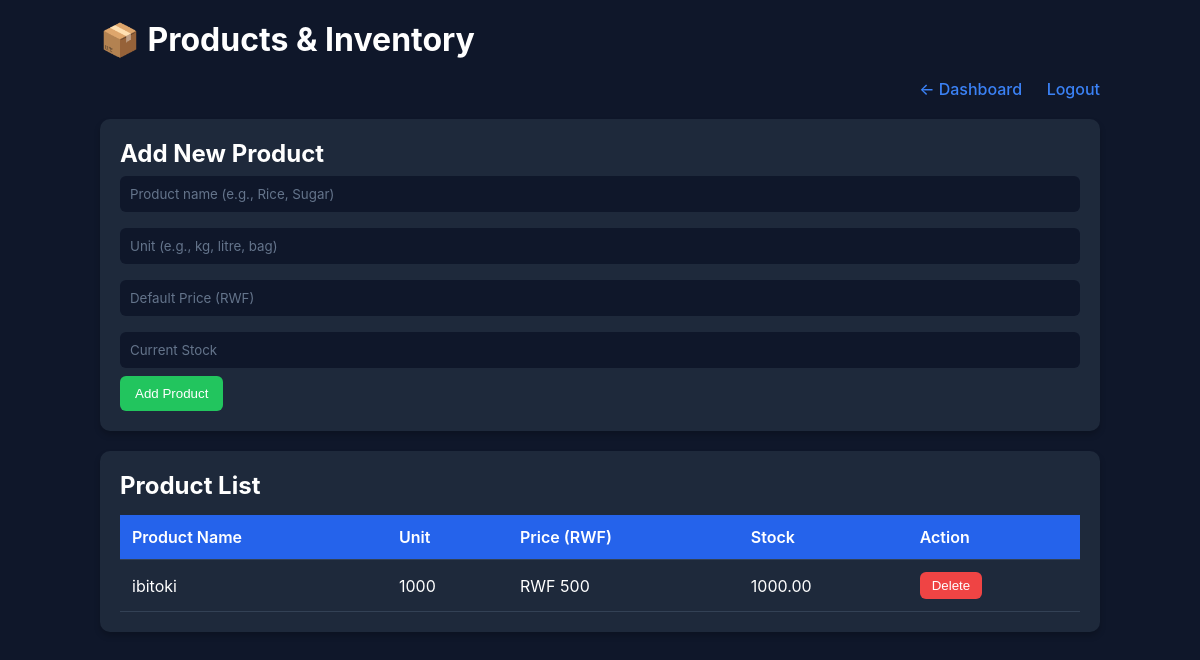
Screenshot of /products (signed in) with the database file from the repository.
### tables this page shows
CREATE TABLE products(
        id INTEGER PRIMARY KEY AUTOINCREMENT,
        name TEXT UNIQUE,
        unit TEXT,
        price REAL,
        stock REAL,
        created_at TEXT
    );

### app.py (the view, shortened to what this page needs)
@app.route("/products", methods=["GET", "POST"])
def products():
    if "user" not in session:
        return redirect("/login")
    conn = get_db()
    products_list = conn.execute("SELECT * FROM products ORDER BY name").fetchall()
    conn.close()
    return render_template("products.html", products=products_list)

### app.py (called while the page is built)
@app.template_filter('rwf')
def format_rwf(value):
    try:
        return f"RWF {int(value):,.0f}"
    except (ValueError, TypeError):
        return "RWF 0"

def get_db():
    conn = sqlite3.connect("store.db")
    conn.row_factory = sqlite3.Row
    return conn

### templates/products.html (shortened to what this page needs)
<!DOCTYPE html>
<html>
<head>
</head>
<body>
<div class="container">
<h1>📦 Products & Inventory</h1>
<div class="nav-bar">
  <a href="/">← Dashboard</a>
  <a href="/logout">Logout</a>
</div>
<div class="card">
<h2>Add New Product</h2>
<form method="POST">
  <input name="name" placeholder="Product name (e.g., Rice, Sugar)" required>
  <input name="unit" placeholder="Unit (e.g., kg, litre, bag)" required>
  <input name="price" type="number" step="1" placeholder="Default Price (RWF)" required>
  <input name="stock" type="number" step="0.01" placeholder="Current Stock" required>
  <button type="submit">Add Product</button>
</form>
</div>
<div class="card">
<h2>Product List</h2>
{% if products %}
  <table>
    <thead>
      <tr>
        <th>Product Name</th>
        <th>Unit</th>
        <th>Price (RWF)</th>
        <th>Stock</th>
        <th>Action</th>
      </tr>
    </thead>
    <tbody>
      {% for p in products %}
        <tr>
          <td>{{ p.name }}</td>
          <td>{{ p.unit }}</td>
          <td>{{ p.price|rwf }}</td>
          <td {% if p.stock < 10 %}class="low-stock"{% endif %}>{{ "%.2f"|format(p.stock) }}</td>
          <td>
            <a href="/product/{{ p.id }}/delete"><button class="del-btn" onclick="return confirm('Delete this product?');">Delete</button></a>
          </td>
        </tr>
      {% endfor %}
    </tbody>
  </table>
{% else %}
  <p style="color: #94a3b8;">No products yet. Add your first product above.</p>
{% endif %}
</div>
</div>
</body>
</html>

### templates/products.html (style rules this page uses)
* { margin: 0; padding: 0; box-sizing: border-box; }
body { font-family: -apple-system, BlinkMacSystemFont, 'Segoe UI', Roboto, Arial, sans-serif; background:#0f172a; color:white; padding:20px; min-height: 100vh; }
.container { max-width: 1000px; margin: 0 auto; }
h1 { margin-bottom: 20px; font-size: 2em; }
.nav-bar { text-align: right; margin-bottom: 20px; }
.nav-bar a { color:#3b82f6; text-decoration:none; font-weight: 500; margin-left: 20px; }
.card { background:#1e293b; padding:20px; border-radius:10px; margin-bottom:20px; box-shadow: 0 4px 6px rgba(0,0,0,0.2); }
input { width: 100%; padding:10px; margin:8px 0; border-radius:6px; border:none; font-family: inherit; background: #0f172a; color: white; }
input::placeholder { color: #64748b; }
button { padding:10px 15px; background:#22c55e; border:none; color:white; border-radius:6px; font-weight: 500; cursor: pointer; transition: all 0.2s; }
table { width:100%; border-collapse:collapse; margin-top:15px; }
th, td { padding:12px; border-bottom:1px solid #334155; text-align:left; }
th { background:#2563eb; font-weight: 600; }
.del-btn { background:#ef4444; color:white; padding: 6px 12px; }

### rows the page displays
products: name "ibitoki", unit "1000", price|rwf "RWF 500", stock "1000.00"
